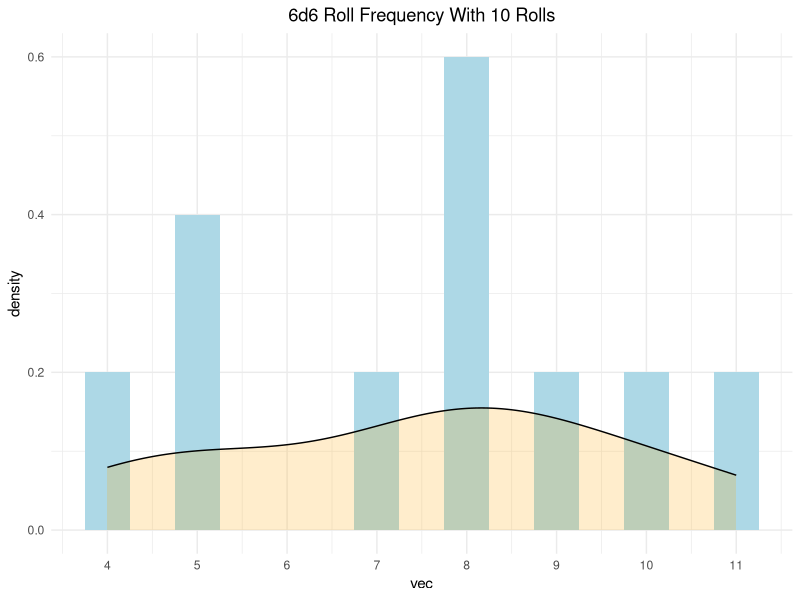

Write the R code that produced this figure.
library(tidyverse)
library(gridExtra)

fnc <- function(n){
  vec <- numeric(n)
  
  for(i in 1:n){
    vec[i] <- sum(sample(1:6, 2, replace = TRUE))
  }
  return(as.data.frame(vec))
}


data <- fnc(10)


data %>% 
  ggplot(aes(x = vec)) +
  geom_histogram(aes(y = after_stat(density)), fill = "lightblue", binwidth = .5) +
  geom_density(alpha = .2, fill = "orange") +
  scale_x_continuous(breaks = seq(min(data$vec), max(data$vec), by = 1)) +
  theme_minimal() +
  labs(title = paste("6d6 Roll Frequency With", length(data$vec), "Rolls")) +
  theme(plot.title = element_text(hjust = .5))
